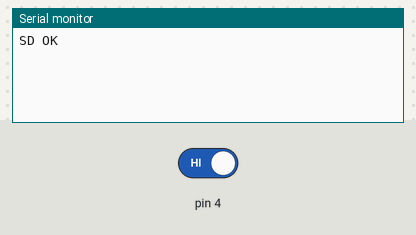
Bench run of a sketch on a simulated Arduino Uno, built for the host (arithmetic inside an expression is 32-bit, double 64-bit). Parts: the last lines printed to the serial monitor. The test bench sets the inputs (shaded band); at power-on: pin 4 HIGH. Storage starts empty.

Above: at 2.2 s.
2.3 s: pin 4 driven LOW
At 3.5 s:
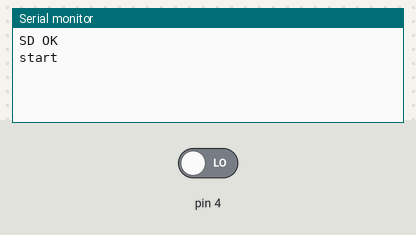
3.8 s: pin 4 driven HIGH
At 5.9 s:
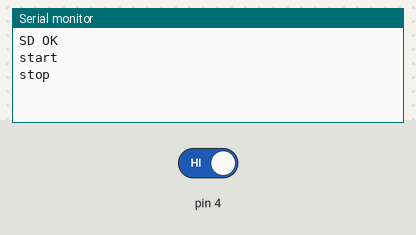

Measured:
- after the input at 2.3 s, the serial monitor: prints a new line at once (image 1)
- after the input at 3.8 s, the serial monitor: prints a new line after 1.5 s (image 2)

The sketch:

AutoRecorder.ino
```cpp
#include <SD.h>
#include <SPI.h>
#include <TMRpcm.h>

#define SD_ChipSelectPin 9

//Declare variables
TMRpcm audio;
boolean isRecording; //whether the device is recording
int counter;         //how many files have been recorded (used for file naming)
char * fileName;     //the file to record to
int lastCheck = 0;   //when was the last check for if there is sound
boolean sound;       //whether there is sound

void setup()
{
  Serial.begin(115200);

  //Initialize variables
  isRecording = false;
  counter = 0;
  fileName = "";
  sound = false;

  //Check SD card
  if (!SD.begin(SD_ChipSelectPin)) {
    Serial.println("SD Fail");
    return;
  }else{
    Serial.println("SD OK");
  }
  audio.CSPin = SD_ChipSelectPin;


  //Wait for setup (maybe unnecessary)
  delay(1000);
}

void loop()
{
  if(!isRecording) //constantly check if a sentence has started when not recording
  {
    lastCheck = millis();
    sound = soundExist();
  }
  else //during recording, constantly check if there has been no sound recorded for a second
  {
    sound = false;
    while(millis() - lastCheck < 1000)
    {
      sound = sound || soundExist();
    }
    lastCheck = millis();
  }

  if(sound) //If there is sound and recording hasn't started, start recording
  {
    if(!isRecording)
    {
      startRecord();
    }
  }
  else //if there is no sound and the device is recording, stop recording
  {
    if(isRecording)
    {
      stopRecord();
    }
  }
}

//function to check whether there is input to the digital audio sensor
boolean soundExist()
{
  return (digitalRead(4) == 0);
}

//this function starts the recording
void startRecord()
{
  sprintf(fileName, "%i%s", counter, "audio.wav");
  Serial.println("start");
  isRecording = true;
  audio.startRecording(fileName, 16000, A0);
}

//this function stops the recording
void stopRecord()
{
  Serial.println("stop");

  isRecording = false;
  counter++;
  audio.stopRecording(fileName);
}
```
